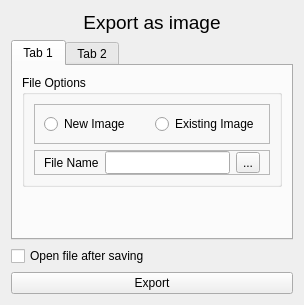
        <widget class="QWidget" name="page_3">
         <layout class="QVBoxLayout" name="verticalLayout_8">
          <item>
           <widget class="QLabel" name="label_65">
            <property name="font">
             <font>
              <pointsize>14</pointsize>
             </font>
            </property>
            <property name="text">
             <string>Export as image</string>
            </property>
            <property name="alignment">
             <set>Qt::AlignCenter</set>
            </property>
           </widget>
          </item>
          <item>
           <widget class="QTabWidget" name="tabWidget_3">
            <property name="currentIndex">
             <number>0</number>
            </property>
            <widget class="QWidget" name="tab_6">
             <attribute name="title">
              <string>Tab 1</string>
             </attribute>
             <layout class="QVBoxLayout" name="verticalLayout_24">
              <item>
               <widget class="QGroupBox" name="groupBox_6">
                <property name="title">
                 <string>File Options</string>
                </property>
                <layout class="QVBoxLayout" name="verticalLayout_9">
                 <item>
                  <widget class="QFrame" name="frame_12">
                   <property name="frameShape">
                    <enum>QFrame::StyledPanel</enum>
                   </property>
                   <property name="frameShadow">
                    <enum>QFrame::Raised</enum>
                   </property>
                   <layout class="QHBoxLayout" name="horizontalLayout_5">
                    <item>
                     <widget class="QRadioButton" name="radioButton_5">
                      <property name="font">
                       <font>
                        <pointsize>9</pointsize>
                       </font>
                      </property>
                      <property name="text">
                       <string>New Image</string>
                      </property>
                     </widget>
                    </item>
                    <item>
                     <widget class="QRadioButton" name="radioButton_6">
                      <property name="font">
                       <font>
                        <pointsize>9</pointsize>
                       </font>
                      </property>
                      <property name="text">
                       <string>Existing Image</string>
                      </property>
                     </widget>
                    </item>
                   </layout>
                  </widget>
                 </item>
                 <item>
                  <widget class="QFrame" name="frame_14">
                   <property name="frameShape">
                    <enum>QFrame::StyledPanel</enum>
                   </property>
                   <property name="frameShadow">
                    <enum>QFrame::Raised</enum>
                   </property>
                   <layout class="QGridLayout" name="gridLayout_5">
                    <property name="topMargin">
                     <number>0</number>
                    </property>
                    <property name="bottomMargin">
                     <number>0</number>
                    </property>
                    <item row="0" column="0">
                     <widget class="QLabel" name="label_28">
                      <property name="font">
                       <font>
                        <pointsize>9</pointsize>
                       </font>
                      </property>
                      <property name="text">
                       <string>File Name</string>
                      </property>
                     </widget>
                    </item>
                    <item row="0" column="1">
                     <widget class="QLineEdit" name="filenameimage">
                      <property name="font">
                       <font>
                        <pointsize>10</pointsize>
                       </font>
                      </property>
                     </widget>
                    </item>
                    <item row="0" column="2">
                     <widget class="QToolButton" name="save_btn_img">
                      <property name="text">
                       <string>...</string>
                      </property>
                     </widget>
                    </item>
                   </layout>
                  </widget>
                 </item>
                </layout>
               </widget>
              </item>
              <item>
               <spacer name="verticalSpacer_8">
                <property name="orientation">
                 <enum>Qt::Vertical</enum>
                </property>
                <property name="sizeHint" stdset="0">
                 <size>
                  <width>20</width>
                  <height>40</height>
                 </size>
                </property>
               </spacer>
              </item>
             </layout>
            </widget>
            <widget class="QWidget" name="tab_7">
             <attribute name="title">
              <string>Tab 2</string>
             </attribute>
            </widget>
           </widget>
          </item>
          <item>
           <widget class="QCheckBox" name="open_file_word_img">
            <property name="text">
             <string>Open file after saving</string>
            </property>
           </widget>
          </item>
          <item>
           <widget class="QPushButton" name="export_btn_img">
            <property name="text">
             <string>Export</string>
            </property>
           </widget>
          </item>
         </layout>
        </widget>
